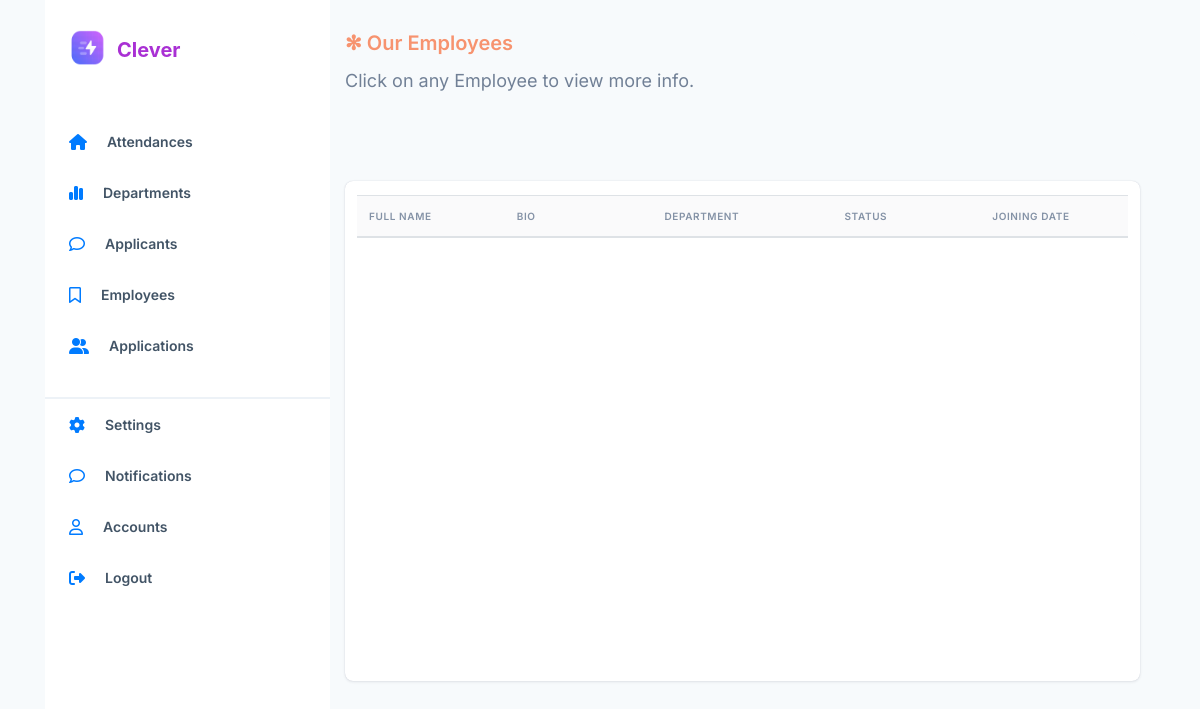
The page /employees/ (signed in) on the database as committed earlier.
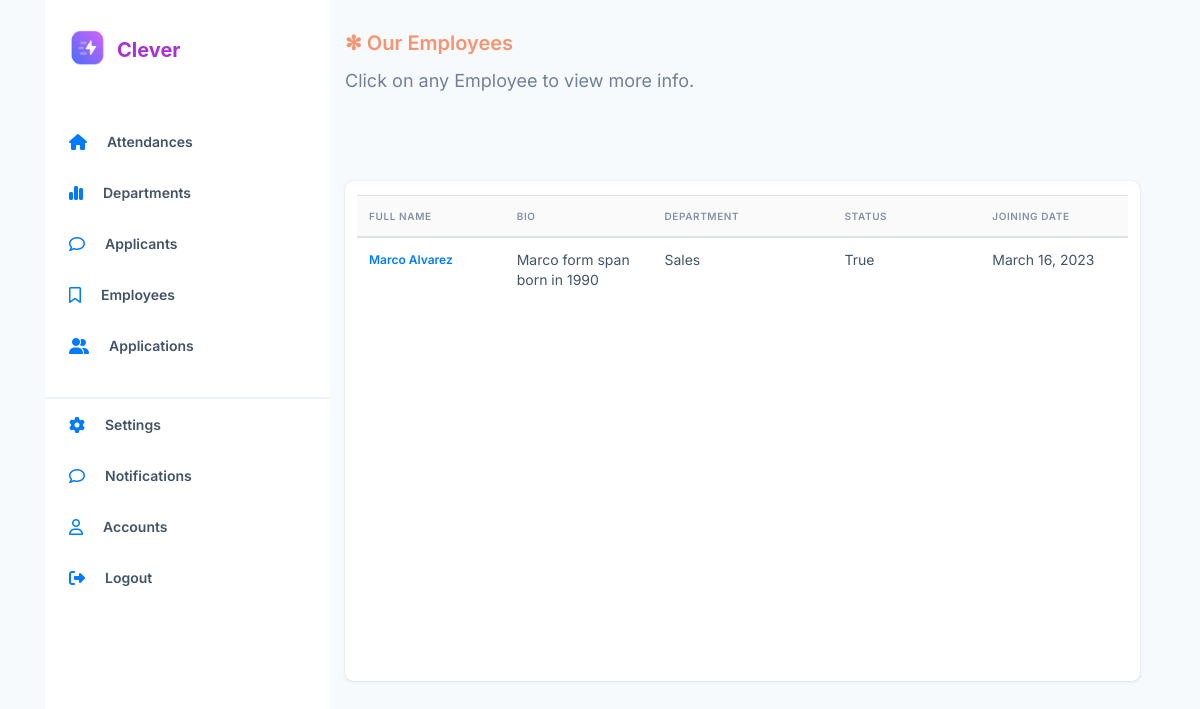
The same page on the database as committed later.
### employee_app/models.py (models this page shows, shortened)
class Employee(models.Model):
    full_name = models.CharField(max_length=100)
    birth_date = models.DateField(null=True, blank=True)
    joining_date = models.DateField(auto_now_add=True)
    department = models.ForeignKey(
        Department, on_delete=models.PROTECT)
    bio = models.CharField(max_length=500)
    is_active = models.BooleanField()
    job_application = models.ForeignKey(
        Job_Application, on_delete=models.PROTECT)
    shift_start_at = models.DateField(null=True, blank=True,)
    shift_ends_at = models.DateField(null=True, blank=True,)

class Department(models.Model):
    name = models.TextField(unique=True)
    def __str__(self):
        return self.name

### employee_app/views.py (the view, shortened to what this page needs)
# urls.py: path('employees/', views.EmployeesListView.as_view(), name='employees'),
class EmployeesListView(ListView):
    model = Employee
    context_object_name = 'employees'
    def get(self, request, *args, **kwargs):
        if not request.user.is_authenticated:
            response = redirect('/login/')
            return response
        return super(EmployeesListView, self).get(request, **kwargs)

### employee_app/templates/employee_app/employee_list.html (shortened to what this page needs)
{% extends 'base.html' %}
{% block content %}
<div class="center">
	<div class="tables">
		<div class="heading-section position-absolute">
			<div class="title d-flex">
				<span class="mr-auto">✻ Our Employees</span>
			</div>
			<div class="text">
				Click on any Employee to view more info.
			</div>
		</div>
		<div class="dep-list ">
			<table class="table">
				<thead>
				  <tr>
					<th scope="col">Full Name</th>
					<th scope="col">Bio</th>
					<th scope="col">Department</th>
					<th scope="col">Status</th>
					<th scope="col">Joining Date</th>
				  </tr>
				</thead>
				{% for employee in employees %}
				<tbody>
				  <tr>
					<th scope="row"><a href="{% url 'employee-detail' employee.id %}">{{ employee.full_name }}</a></th>
					<td>{{ employee.bio }}</td>
					<td>{{ employee.department }}</td>
					<td>{{ employee.is_active }}</td>
					<td>{{ employee.joining_date }}</td>
				  </tr>
				</tbody>
				{% endfor %}
			  </table>
		</div>
	</div>
</div>
{% endblock content %}

Rows that differ between the two databases and show on the page:
added Employee: full_name "Marco Alvarez", bio "Marco form span born in 1990", department "Sales", is_active "True", joining_date "March 16, 2023"
